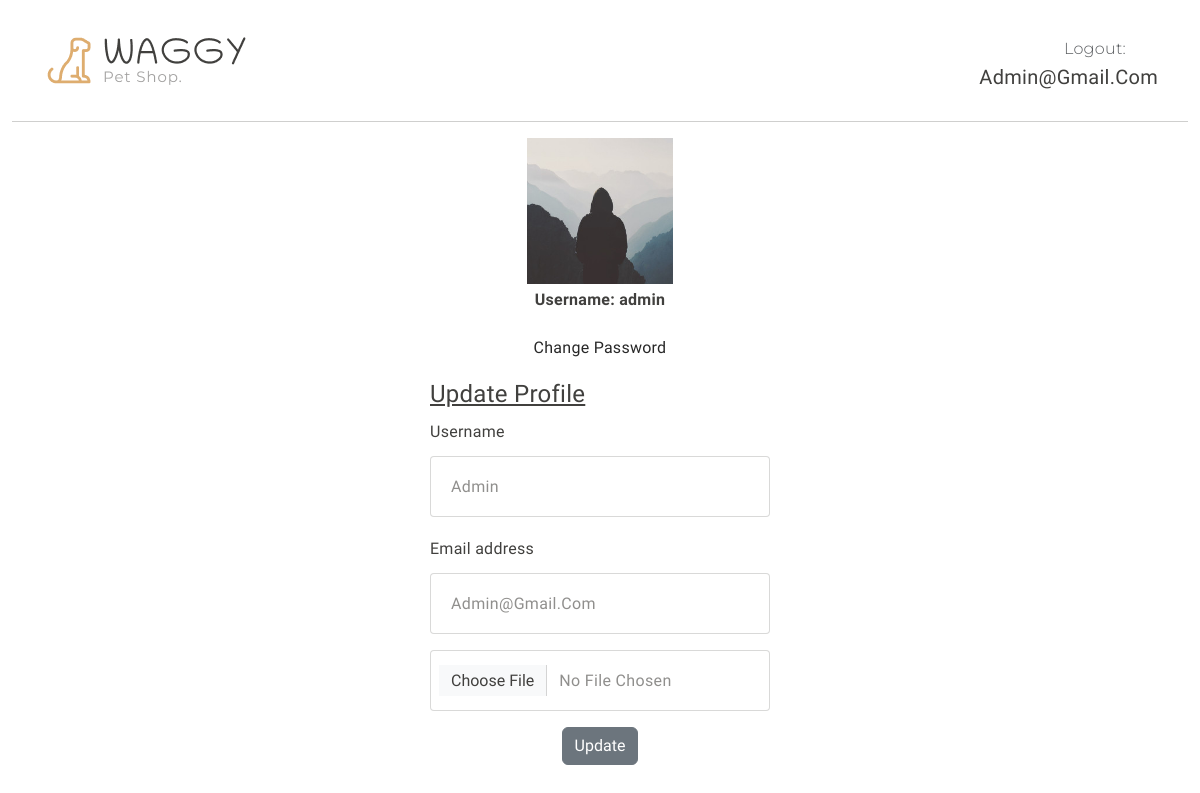
The app's page /profile (signed in) with its own data.
### shop/user/models.py (models this page shows)
class User(db.Model, UserMixin):
    id = db.Column(db.Integer, primary_key = True)
    username = db.Column(db.String(50), nullable=False)
    email = db.Column(db.String(20), unique=True, nullable=False)
    password = db.Column(db.String(80), nullable=False)
    image_file = db.Column(db.String(20), nullable=False, default = 'default.jpg')
    role = db.Column(db.String(20), nullable=False, default='customer')
    likes = db.relationship('Like', backref='user', cascade='all, delete-orphan')
    cart_items = db.relationship('Cart', backref=db.backref('user', lazy=True), cascade='all, delete-orphan')
    user_orders = db.relationship('Order', back_populates='user', cascade='all, delete-orphan')
    def delete(self):
        for like in self.likes:
            db.session.delete(like)
        for order in self.user_orders:
            db.session.delete(order)
        for cart_item in self.cart_items:
            db.session.delete(cart_item)
        db.session.delete(self)
        db.session.commit()

### shop/user/routes.py (the view, shortened to what this page needs)
@app.route('/profile',methods=["GET", "POST"])
@login_required
def profile():
    return render_template('user/profile.html')

### shop/user/models.py (called while the page is built)
@login_manager.user_loader
def load_user(user_id):
    return User.query.get(int(user_id))

### shop/templates/user/profile.html (shortened to what this page needs)
{% extends 'base.html' %}
    {%block body %}
    <div class="container py-2">
        <div class="row py-4 pb-0 pb-sm-4 align-items-center">
            <div class="col-sm-4 col-lg-3 text-center text-sm-start">
                <div class="main-logo">
                  <a href="{{url_for('home')}}">
                    <img src="{{ url_for('static', filename='images/logo.png')}}" alt="logo" class="img-fluid">
                  </a>
                </div>
              </div>
          <div class="col-sm-8 col-lg-9 d-flex justify-content-between justify-content-sm-end align-items-center">
            {% if current_user.is_authenticated %}
            <div class="support-box text-end d-none d-xl-block">
                <span class="fs-6 secondary-font text-muted">Logout:<a href="{{url_for('logout')}}" class="mx-3"><iconify-icon icon="majesticons:logout-line" width="20" height="20"></iconify-icon></a></span>
                <h5 class="mb-0">{{current_user.email}}</h5>
              </div>
              {% else %}
              <div class="support-box text-end d-none d-xl-block">
                <span class="fs-6 secondary-font text-muted">Login:<a href="{{url_for('login')}}" class="mx-3"><iconify-icon icon="mynaui:login" width="20" height="20"></iconify-icon></a></span>
              </div>
              {% endif %}
          </div>
        </div>
      </div>
      <div class="container-fluid">
        <hr class="m-0">
      </div>
    <div class="container mt-3" style="display: flex; justify-content: center;">
          <div class="card-group">
            <div class="card">
              <div class="imgcontainer" style="display: flex; justify-content: center;">
                {% if current_user.image_file == 'default.jpg' %}
                  <img src="{{url_for('static', filename='default.jpg')}}" style="width: 40%;">
                {% else %}
                  <img class="card-img-top" alt="Please upload your image" style="width: 20%; display: flex; justify-content: center;">
                {% endif %}
              </div>
              <div class="container-sm" style="display: flex; justify-content: center;">
                <p class="card-text"><b>Username: {{ current_user.username}}</b></p>
              </div>
              <div class="container-sm my-3" style="display: flex; justify-content: center;">
              <a href="{{(url_for('changepassword'))}}">Change Password</a>
            </div>
              <div class="container" >
                <u><h4>Update Profile</h4></u>
                <form method="post" enctype="multipart/form-data">
                    <div class="mb-3">
                        <label for="text" class="form-label">Username</label>
                        <input type="text" class="form-control" name="username" value="{{current_user.username}}" placeholder="Enter your username" required>
                      </div>
                  <div class="mb-3">
                    <label for="email" class="form-label">Email address</label>
                    <input type="email" class="form-control" name="email" value="{{current_user.email}}" placeholder="Enter your email" required>
                  </div>
                  <div class="mb-3">
                    <input type="file" class="form-control" name="pic">
                  </div>
                  <div  style="display: flex; justify-content: center;">
                  <button type="submit" class="btn btn-secondary">Update</button>
                </div>
                </form>
              </div>
            </div>
          </div>
        </div>
    {% endblock body %}

### shop/static/style.css (style rules this page uses)
:root { --header-height: 160px; --header-height-min: 80px; }
:root { --accent-color: #DEAD6F; --dark-color: #222222; --light-dark-color: #727272; --light-color: #fff; --grey-color: #dbdbdb; --light-grey-color: #fafafa; --primary-color: #6995B1; --light-primary-color: #eef1f3; }
:root { --body-font: 'Chilanka', cursive; --heading-font: 'Chilanka', cursive; --secondary-font: 'Montserrat', sans-serif; }
body { --bs-link-color: #333; --bs-link-hover-color: #333; --bs-link-color-rgb: 40, 40, 40; --bs-link-hover-color-rgb: 0, 0, 0; --bs-light-rgb: 248, 248, 248; --bs-font-sans-serif: 'Chilanka', cursive; --bs-body-font-family: var(--bs-font-sans-serif); --bs-body-font-size: 1rem; --bs-body-font-weight: 400; --bs-body-line-height: 2; --bs-body-color: #41403E; --bs-primary: #DEAD6F; --bs-primary-rgb: 222, 173, 111; --bs-primary-bg-subtle: #FFF9EB; --bs-border-color: #F7F7F7; --bs-secondary-rgb: 230, 243, 251; --bs-success-rgb: 238, 245, 228; --bs-danger-rgb: 249, 235, 231; --bs-warning-rgb: 255, 249, 235; --bs-info-rgb: 230, 243, 250; }
body { letter-spacing: 0.01625rem; }
h1, h2, h3, h4, h5, h6 { font-family: var(--heading-font); color: var(--bs-body-color); font-weight: 400; text-transform: capitalize; }
a { text-decoration: none; }
.secondary-font { font-family: var(--secondary-font); font-weight: 300; }
.card { --bs-card-inner-border-radius: none; --bs-card-bg: transparent; background-color: transparent; border: none; }
.form-control { color: #908F8D; line-height: normal; letter-spacing: 0.02125rem; text-transform: capitalize; border-radius: 0.25rem; border: 1px solid rgba(65, 64, 62, 0.20); background: #FFF; display: flex; padding: 1.25rem 0rem 1.25rem 1.25rem; align-items: center; gap: 0.375rem; align-self: stretch; }
.text-muted { color: gray; }

### records on screen
User: email "Admin@gmail.com", username "admin", email "admin@gmail.com"
